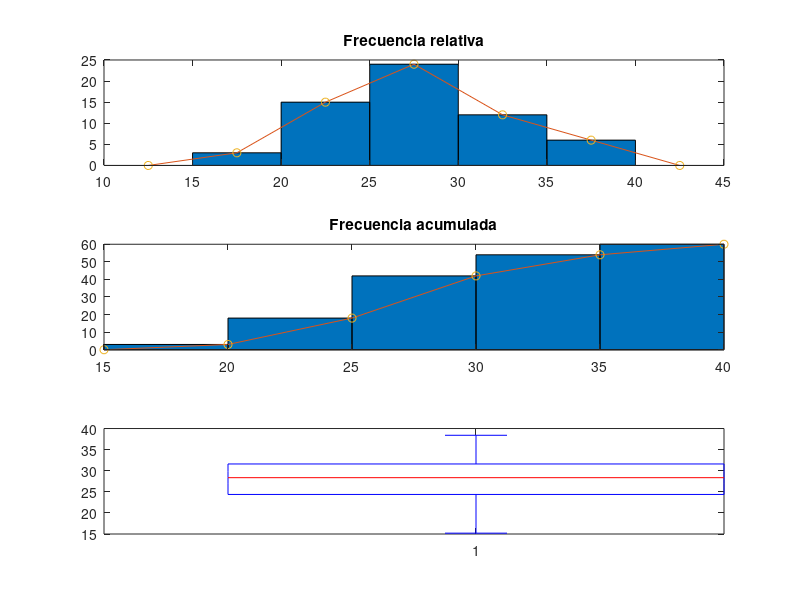

Reproduce this figure in MATLAB.


x = [ 32.5 15.2 35.4 21.3 28.4 26.9 34.6 29.3 24.5 31.0 21.2 28.3 27.1 25.0 32.7 29.5 30.2 23.9 23.0 26.4 27.3 33.7 29.4 21.9 29.3 17.3 29.0 36.8 29.2 23.5 20.6 29.5 21.8 37.5 33.5 29.6 26.8 28.7 34.8 18.6 25.4 34.1 27.5 29.6 22.2 22.7 31.3 33.2 37.0 28.3 36.9 24.6 28.9 24.8 28.1 25.4 34.5 23.6 38.4 24.0 ];

intervalSize = 5;
minLim = 15;
maxLim = 40;
extendedMinLim = minLim - (intervalSize/2);
extendedMaxLim = maxLim + (intervalSize/2);
intervalo = minLim:intervalSize:maxLim;

frecuencia = histc(x, intervalo);
frecuencia(end) = [];
marca = 17.5:5:38.5;

extendedFrencuencia = [0 frecuencia 0];
extendedMarca = [extendedMinLim marca extendedMaxLim];

frecuenciaAcumulada = cumsum(frecuencia);

extendedFrecuenciaACumulada = [ 0 frecuenciaAcumulada ];
extendedIntervaloAcumulado =  intervalo;

subplot(3,1,1)
bar(marca, frecuencia, 'BarWidth', 1)
hold on
title('Frecuencia relativa')
plot(extendedMarca, extendedFrencuencia,extendedMarca, extendedFrencuencia,'o')
hold off

subplot(3,1,2)
bar(marca, frecuenciaAcumulada, 'BarWidth', 1)
title('Frecuencia acumulada')
hold on
plot(extendedIntervaloAcumulado, extendedFrecuenciaACumulada,extendedIntervaloAcumulado, extendedFrecuenciaACumulada,'o')
hold off

subplot(3,1,3)
boxplot(x)

media = mean(x)
mediana = median(x)
q1 = quantile(x,0.25)
q3 = quantile(x,0.75)
intercuantil = iqr(x)